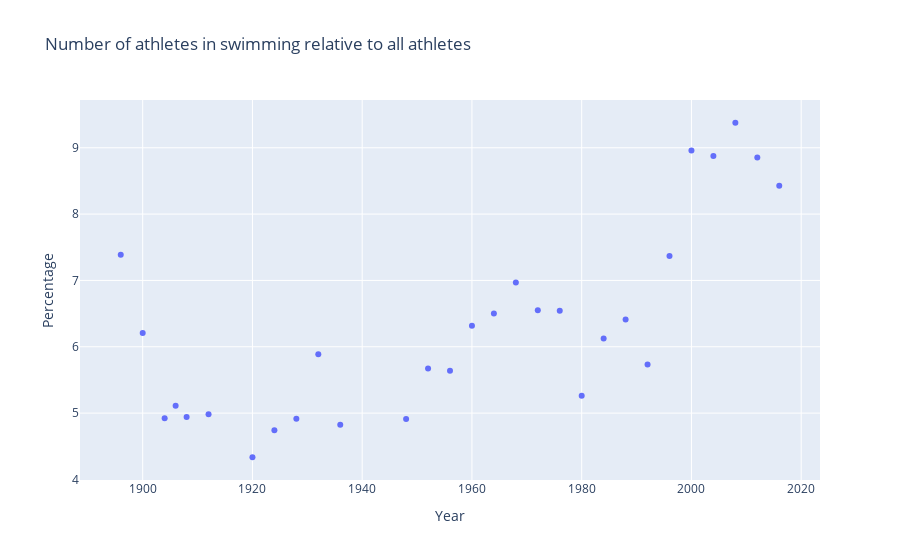

The notebook cell saved with this chart:
### Code cell
fig = px.scatter(
    dff,
    x=dff.index,
    y=["Rel athletes in sport"],
    title=f"Number of athletes in {sport_chosen.lower()} relative to all athletes",
    labels={"value": "Percentage"}
)

fig.update_layout(showlegend=False)
fig.update_traces(hovertemplate = "Year: %{label}: <br>Percentage: %{value}")

fig.show()

### Figure 1 — Plotly figure (JSON) as saved in the notebook; plotly's stock layout.template omitted (floating-point values rounded to 4 significant figures)
{"data": [{"hovertemplate": "Year: %{label}: <br>Percentage: %{value}", "legendgroup": "Rel athletes in sport", "marker": {"color": "#636efa", "symbol": "circle"}, "mode": "markers", "name": "Rel athletes in sport", "orientation": "v", "showlegend": true, "type": "scatter", "x": [1896, 1900, 1904, 1906, 1908, 1912, 1920, 1924, 1928, 1932, 1936, 1948, 1952, 1956, 1960, 1964, 1968, 1972, 1976, 1980, 1984, 1988, 1992, 1996, 2000, 2004, 2008, 2012, 2016, 1994, 1998, 2002, 2006, 2010, 2014], "xaxis": "x", "y": [7.386, 6.209, 4.923, 5.113, 4.941, 4.981, 4.335, 4.741, 4.915, 5.888, 4.823, 4.913, 5.674, 5.64, 6.315, 6.501, 6.967, 6.55, 6.542, 5.261, 6.124, 6.411, 5.732, 7.37, 8.96, 8.876, 9.377, 8.852, 8.427, null, null, null, null, null, null], "yaxis": "y"}], "layout": {"legend": {"title": {"text": "variable"}, "tracegroupgap": 0}, "showlegend": false, "title": {"text": "Number of athletes in swimming relative to all athletes"}, "xaxis": {"anchor": "y", "domain": [0, 1], "title": {"text": "Year"}}, "yaxis": {"anchor": "x", "domain": [0, 1], "title": {"text": "Percentage"}}}}
